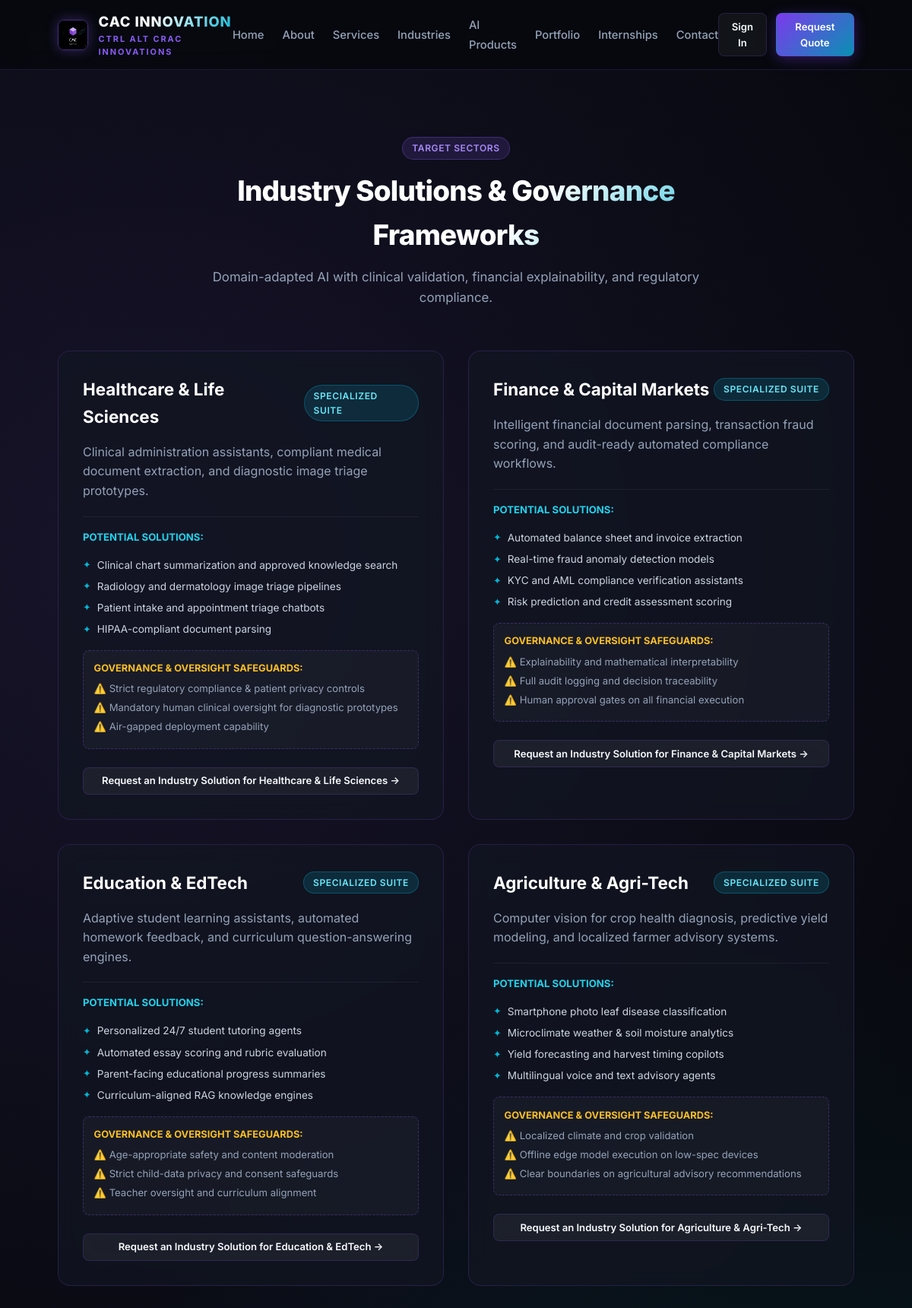
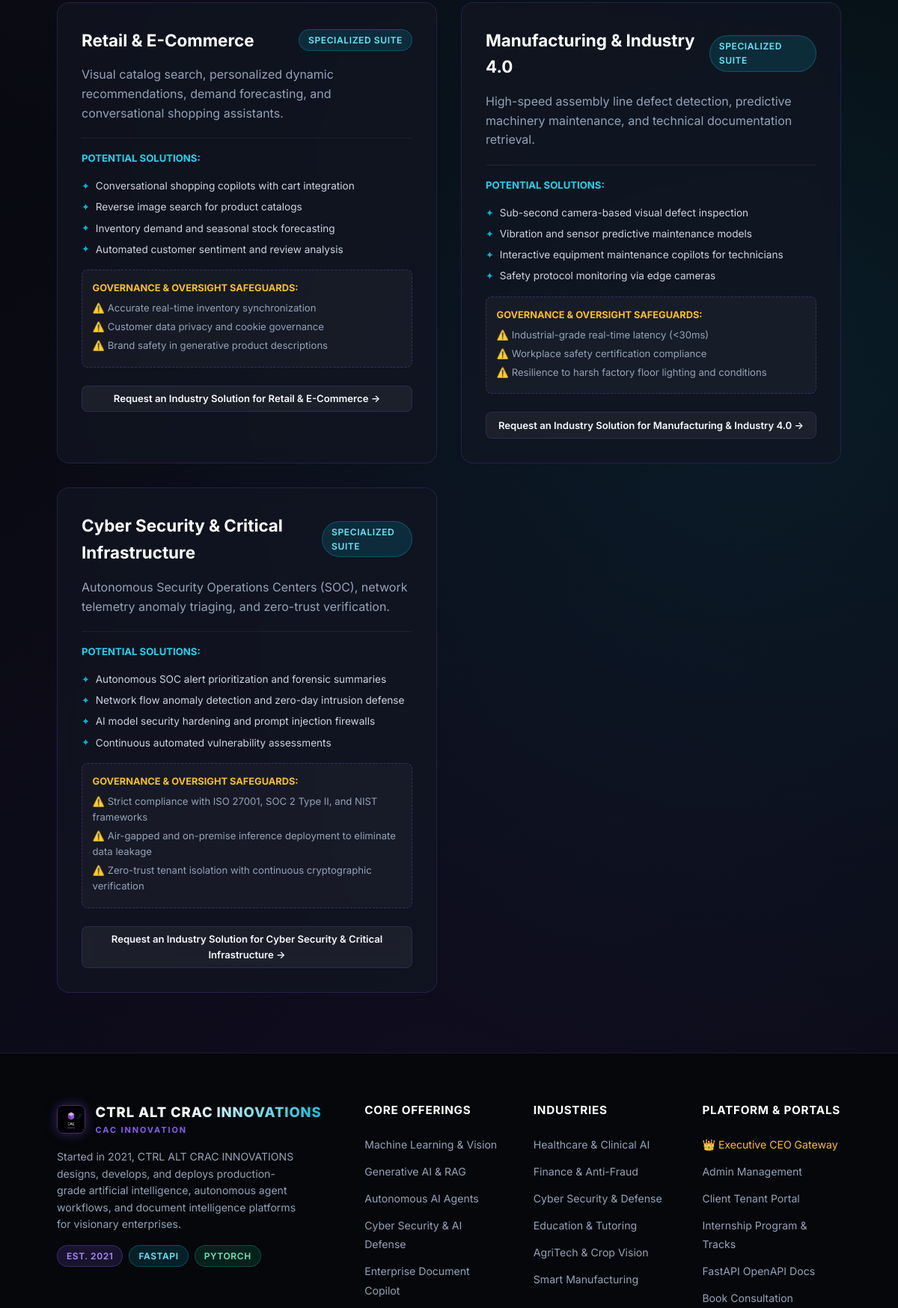
The app's page /industries (upper part) with its own data (2 pictures, top to bottom).
### app/models/content.py (models this page shows)
class Industry(Base):
    __tablename__ = "industries"
    id = Column(Integer, primary_key=True, index=True)
    slug = Column(String(100), unique=True, index=True, nullable=False)
    name = Column(String(100), nullable=False)
    icon = Column(String(50), default="briefcase")
    summary = Column(Text, nullable=False)
    solutions_json = Column(Text, default="[]")
    considerations_json = Column(Text, default="[]")
    display_order = Column(Integer, default=0)
    is_active = Column(Boolean, default=True)

### app/routers/web.py (the view)
@router.get("/industries", response_class=HTMLResponse)
def industries_page(request: Request, db: Session = Depends(get_db), user: User = Depends(get_current_user_optional)):
    industries = db.query(Industry).filter(Industry.is_active == True).order_by(Industry.display_order.asc()).all()
    return templates.TemplateResponse(request=request, name="industries.html", context={"user": user, "industries": industries})

### app/templates/industries.html (shortened to what this page needs)
{% extends "base.html" %}
{% block content %}
<section class="section">
  <div class="container">
    <div class="section-header">
      <span class="badge badge-purple">Target Sectors</span>
      <h2>Industry Solutions & Governance Frameworks</h2>
      <p>Domain-adapted AI with clinical validation, financial explainability, and regulatory compliance.</p>
    </div>
    <div class="grid-2">
      {% for ind in industries %}
      <div class="card" id="{{ ind.slug }}">
        <div style="display: flex; align-items: center; justify-content: space-between; margin-bottom: 1rem;">
          <h3 style="font-size: 1.4rem; color: #fff;">{{ ind.name }}</h3>
          <span class="badge badge-cyan">Specialized Suite</span>
        </div>
        <p class="card-text" style="font-size: 1rem;">{{ ind.summary }}</p>
        <div style="margin-top: 1rem; border-top: 1px solid rgba(255,255,255,0.06); padding-top: 1rem;">
          <h4 style="font-size: 0.82rem; text-transform: uppercase; color: #22d3ee; margin-bottom: 0.5rem;">Potential Solutions:</h4>
          <ul class="card-deliverables">
            {% for sol in ind.solutions_json|from_json %}
            <li>{{ sol }}</li>
            {% endfor %}
          </ul>
        </div>
        <div style="margin-top: 1rem; background: rgba(255, 255, 255, 0.03); border-radius: 8px; padding: 0.85rem; border: 1px dashed rgba(139, 92, 246, 0.3);">
          <h4 style="font-size: 0.8rem; text-transform: uppercase; color: #fbbf24; margin-bottom: 0.35rem;">Governance & Oversight Safeguards:</h4>
          <ul style="list-style: none; font-size: 0.82rem; color: var(--text-muted);">
            {% for c in ind.considerations_json|from_json %}
            <li style="margin-bottom: 0.25rem;">⚠️ {{ c }}</li>
            {% endfor %}
          </ul>
        </div>
        <div style="margin-top: 1.5rem;">
          <a href="/contact?industry={{ ind.name }}" class="btn btn-secondary btn-sm" style="width: 100%;">
            Request an Industry Solution for {{ ind.name }} &rarr;
          </a>
        </div>
      </div>
      {% endfor %}
    </div>
  </div>
</section>
{% endblock %}

### app/static/css/style.css (style rules this page uses)
:root { --bg-dark: #07090e; --bg-card: rgba(18, 22, 34, 0.75); --bg-card-hover: rgba(26, 32, 50, 0.9); --bg-elevated: #111625; --border-color: rgba(139, 92, 246, 0.18); --border-glow: rgba(139, 92, 246, 0.45); --primary-purple: #8b5cf6; --primary-purple-glow: rgba(139, 92, 246, 0.35); --secondary-cyan: #06b6d4; --secondary-cyan-glow: rgba(6, 182, 212, 0.35); --text-main: #f8fafc; --text-muted: #94a3b8; --accent-green: #10b981; --accent-amber: #f59e0b; --font-family: 'Inter', system-ui, -apple-system, BlinkMacSystemFont, "Segoe UI", Roboto, sans-serif; --transition: all 0.25s cubic-bezier(0.16, 1, 0.3, 1); }
* { box-sizing: border-box; margin: 0; padding: 0; }
body { background-color: var(--bg-dark); color: var(--text-main); font-family: var(--font-family); line-height: 1.6; overflow-x: hidden; background-image: radial-gradient(circle at 15% 20%, rgba(139, 92, 246, 0.12) 0%, transparent 40%), radial-gradient(circle at 85% 60%, rgba(6, 182, 212, 0.10) 0%, transparent 40%), radial-gradient(circle at 50% 90%, rgba(124, 58, 237, 0.08) 0%, transparent 50%); background-attachment: fixed; min-height: 100vh; display: flex; flex-direction: column; }
a { color: inherit; text-decoration: none; }
.container { width: 90%; max-width: 1240px; margin: 0 auto; padding: 0 1rem; }
.btn { display: inline-flex; align-items: center; justify-content: center; gap: 0.5rem; padding: 0.65rem 1.35rem; border-radius: 8px; font-size: 0.9rem; font-weight: 600; cursor: pointer; transition: var(--transition); border: 1px solid transparent; text-align: center; }
.btn-secondary { background: rgba(255, 255, 255, 0.05); color: var(--text-main); border-color: var(--border-color); backdrop-filter: blur(8px); }
.btn-sm { padding: 0.4rem 0.85rem; font-size: 0.82rem; }
.badge { display: inline-flex; align-items: center; gap: 0.35rem; padding: 0.25rem 0.75rem; border-radius: 50px; font-size: 0.75rem; font-weight: 600; text-transform: uppercase; letter-spacing: 0.05em; }
.badge-purple { background: rgba(139, 92, 246, 0.15); color: #a78bfa; border: 1px solid rgba(139, 92, 246, 0.3); }
.badge-cyan { background: rgba(6, 182, 212, 0.15); color: #67e8f9; border: 1px solid rgba(6, 182, 212, 0.3); }
.section { padding: 5.5rem 0 5rem 0; }
.section-header { text-align: center; max-width: 740px; margin: 0 auto 3.5rem auto; }
.section-header h2 { font-size: 2.3rem; font-weight: 800; letter-spacing: -0.02em; margin: 0.75rem 0; background: linear-gradient(135deg, #ffffff 60%, var(--secondary-cyan) 100%); -webkit-background-clip: text; -webkit-text-fill-color: transparent; }
.section-header p { color: var(--text-muted); font-size: 1.05rem; }
.grid-2 { display: grid; grid-template-columns: repeat(auto-fit, minmax(420px, 1fr)); gap: 2rem; }
.card { background: var(--bg-card); border: 1px solid var(--border-color); border-radius: 16px; padding: 2rem; transition: var(--transition); position: relative; overflow: hidden; backdrop-filter: blur(12px); }
.card-text { color: var(--text-muted); font-size: 0.95rem; line-height: 1.6; margin-bottom: 1.25rem; }
.card-deliverables { list-style: none; margin: 1rem 0; }
.card-deliverables li { font-size: 0.85rem; color: #cbd5e1; display: flex; align-items: center; gap: 0.5rem; margin-bottom: 0.4rem; }
.card-deliverables li::before { content: "✦"; color: var(--secondary-cyan); font-size: 0.8rem; }
.card > div:first-child:has(.badge), .card .card-header { display: flex !important; flex-direction: row !important; align-items: center !important; justify-content: space-between !important; width: 100%; }

### records on screen
Industry: name "Healthcare & Life Sciences", summary "Clinical administration assistants, compliant medical document extraction, and diagnostic image triage prototypes.", solutions_json "Clinical chart summarization and approved knowledge search" "Radiology and dermatology image triage pipelines" "Patient intake and appointment triage chatbots" "HIPAA-compliant document parsing", considerations_json "Strict regulatory compliance & patient privacy controls" "Mandatory human clinical oversight for diagnostic prototypes" "Air-gapped deployment capability"
Industry: name "Finance & Capital Markets", summary "Intelligent financial document parsing, transaction fraud scoring, and audit-ready automated compliance workflows.", solutions_json "Automated balance sheet and invoice extraction" "Real-time fraud anomaly detection models" "KYC and AML compliance verification assistants" "Risk prediction and credit assessment scoring", considerations_json "Explainability and mathematical interpretability" "Full audit logging and decision traceability" "Human approval gates on all financial execution"
Industry: name "Education & EdTech", summary "Adaptive student learning assistants, automated homework feedback, and curriculum question-answering engines.", solutions_json "Personalized 24/7 student tutoring agents" "Automated essay scoring and rubric evaluation" "Parent-facing educational progress summaries" "Curriculum-aligned RAG knowledge engines", considerations_json "Age-appropriate safety and content moderation" "Strict child-data privacy and consent safeguards" "Teacher oversight and curriculum alignment"
Industry: name "Agriculture & Agri-Tech", summary "Computer vision for crop health diagnosis, predictive yield modeling, and localized farmer advisory systems.", solutions_json "Smartphone photo leaf disease classification" "Microclimate weather & soil moisture analytics" "Yield forecasting and harvest timing copilots" "Multilingual voice and text advisory agents", considerations_json "Localized climate and crop validation" "Offline edge model execution on low-spec devices" "Clear boundaries on agricultural advisory recommendations"
Industry: name "Retail & E-Commerce", summary "Visual catalog search, personalized dynamic recommendations, demand forecasting, and conversational shopping assistants.", solutions_json "Conversational shopping copilots with cart integration" "Reverse image search for product catalogs" "Inventory demand and seasonal stock forecasting" "Automated customer sentiment and review analysis", considerations_json "Accurate real-time inventory synchronization" "Customer data privacy and cookie governance" "Brand safety in generative product descriptions"
Industry: name "Manufacturing & Industry 4.0", summary "High-speed assembly line defect detection, predictive machinery maintenance, and technical documentation retrieval.", solutions_json "Sub-second camera-based visual defect inspection" "Vibration and sensor predictive maintenance models" "Interactive equipment maintenance copilots for technicians" "Safety protocol monitoring via edge cameras", considerations_json "Industrial-grade real-time latency (<30ms)" "Workplace safety certification compliance" "Resilience to harsh factory floor lighting and conditions"
Industry: name "Cyber Security & Critical Infrastructure", summary "Autonomous Security Operations Centers (SOC), network telemetry anomaly triaging, and zero-trust verification.", solutions_json "Autonomous SOC alert prioritization and forensic summaries" "Network flow anomaly detection and zero-day intrusion defense" "AI model security hardening and prompt injection firewalls" "Continuous automated vulnerability assessments", considerations_json "Strict compliance with ISO 27001, SOC 2 Type II, and NIST frameworks" "Air-gapped and on-premise inference deployment to eliminate data leakage" "Zero-trust tenant isolation with continuous cryptographic verification"
